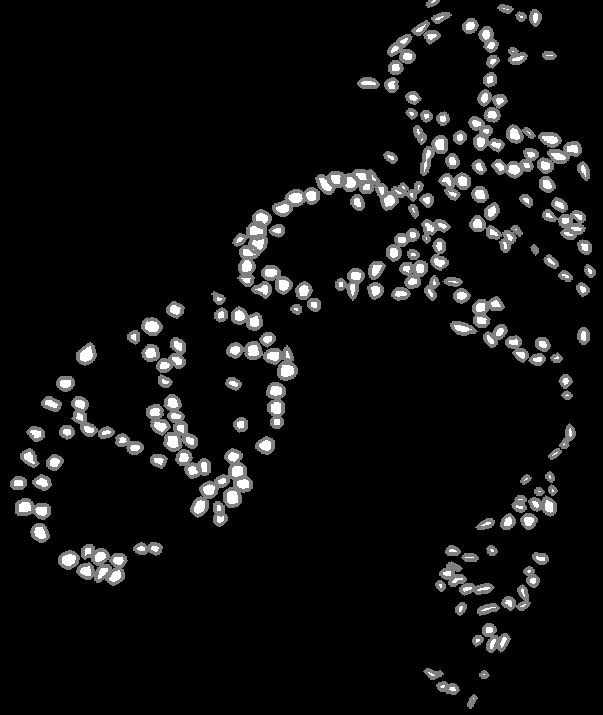
%> input picture data/training-data/20x/4px/maskWithBoundaryPrognosisTMABlock1_A_3_1_H&E.png, 603 x 715 px, given in place of PrognosisTMABlock1_A_3_1_H&E_4_px.jpg, which was not available
$ octave separate_connected_components.m   (GNU Octave 9; MATLAB toolbox functions it lacks are replaced by stand-ins)
%> lines starting %> are read from the running program, lines starting %| are printed output that depends on the picture; in (x1, y1, x2, y2) boxes, pixels count from 0 and x2, y2 are one past the last pixel; in counts of white or black regions, pixels touching at a corner belong together; the program's own positions count from 1; pictures that were not available may be replaced by others from this repository, and a replacement may not be noted
clc;
clear all;
image=imread('PrognosisTMABlock1_A_3_1_H&E_4_px.jpg');
%> image is the input picture: size 715x603 uint8; min 0, max 255, mean 17.3
image1=image(26:715-25, 26:603-25,:);
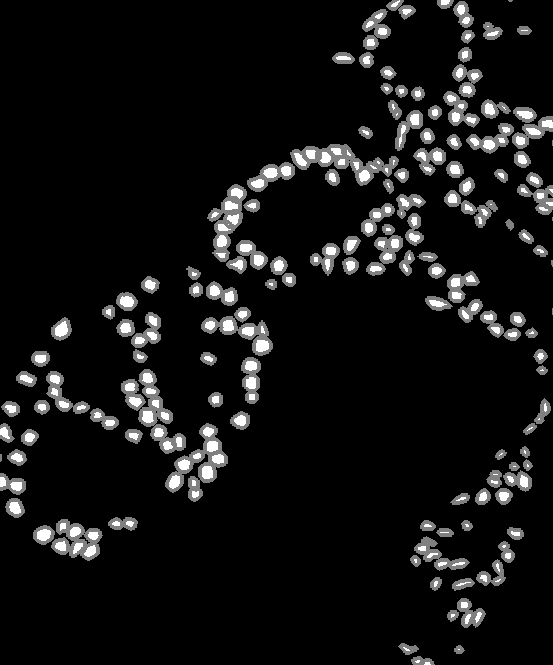
%> image1: size 665x553 uint8; min 0, max 255, mean 19.4
%image_annotated=imread('maskWithBoundaryPrognosisTMABlock1_A_3_1_H&E.png');
boundary=imread('1.png');
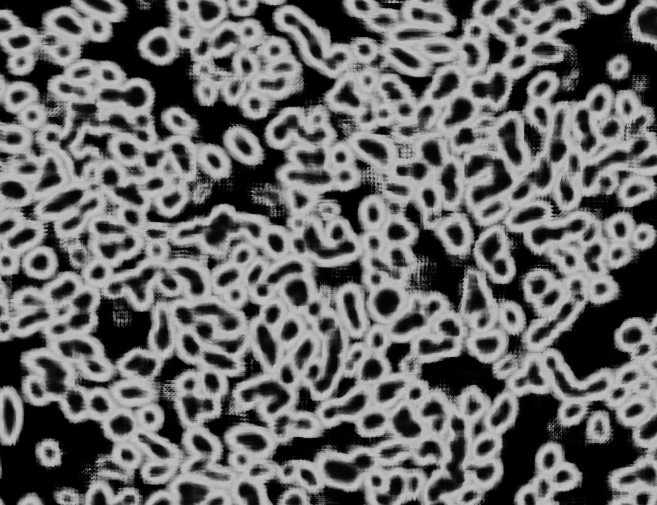
%> input picture data/testing-data/tmp/1.png, 657 x 505 px
%> boundary is the input picture: size 505x657x3 uint8; min 0, max 197, mean 102.8
boundary=boundary(:,:,1);
%> boundary: size 505x657 uint8
nucleus=imread('2.png');
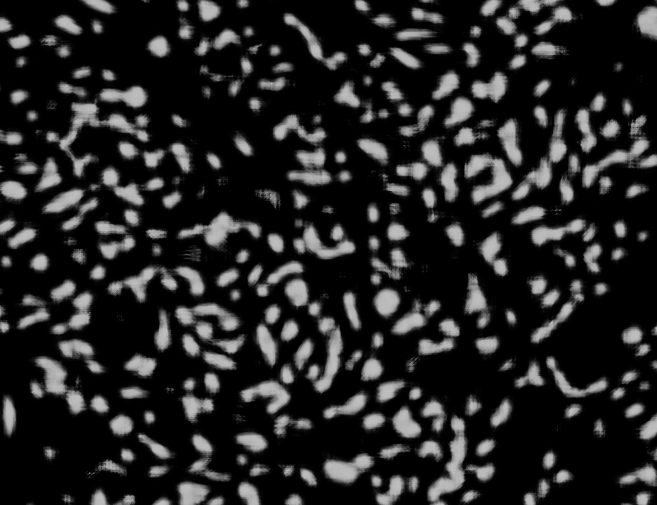
%> input picture data/testing-data/tmp/2.png, 657 x 505 px
%> nucleus is the input picture: size 505x657x3 uint8; min 0, max 191, mean 36.8
se = [0 1 0;0 1 0;0 1 0];
% for i=1:2
%     nucleus= imerode(nucleus, se);
% end
nucleus=im2bw(nucleus, .5);
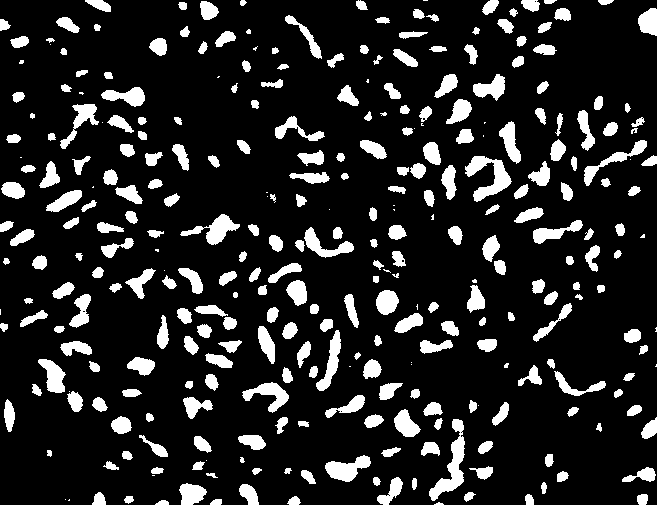
%> nucleus: size 505x657 logical; 14.3% white; 321 white regions (42 under 20 px), largest, box (x1, y1, x2, y2) and area: (429, 419, 465, 501) 1014, (465, 156, 512, 202) 941, (180, 214, 240, 245) 684
nuc = bwlabel(nucleus);
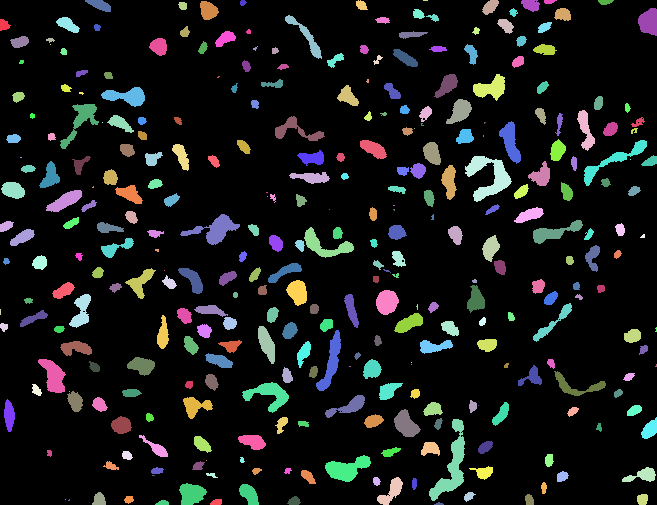
%> nuc: size 505x657 double; 322 distinct labels, from 0 to 321; one colour per label, 0 black
rgb=label2rgb(nuc, 'jet' ,[1 1 1],'shuffle');
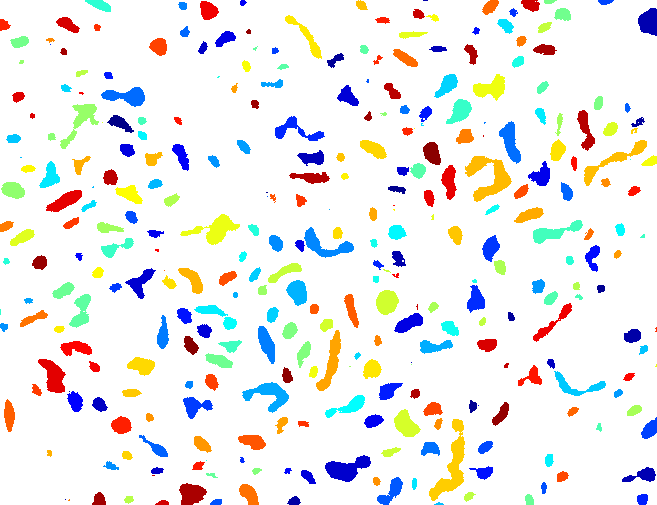
%> rgb: size 505x657x3 uint8; mean R, G, B 236.4, 236.9, 235
figure(1)
subplot(1,2,1), imshow(image1);
subplot(1,2,2), imshow(rgb);

figure(2)
% [4 lines of commented-out code are left out]
subplot(1,2,2), imshow(image1);
hold on
h = imagesc( rgb );
set( h, 'AlphaData', .2 );
subplot(1,2,1), imshow(image1);
